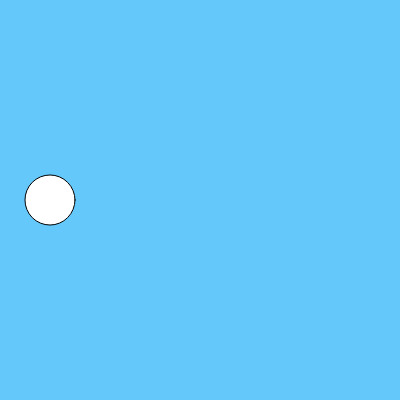
Frame 1 (no input)
Frame 60 (no input): identical to frame 1, image omitted
Frame 120 (the mouse pressed at the canvas centre since frame 60): identical to frame 1, image omitted

The p5.js sketch that drew this single still picture (run headless with seeded random() and noise() and a simulated clock; from frame 60 on, the mouse is pressed at the canvas centre):

// p5.js sketch
// ── sketch.js
var a = 100
var b = 200
var c = 250
var d = 50

function setup() {
  createCanvas(400, 400);
}

function draw() {
  background(a,b,c);
  ellipse(d, 200, 50, 50);
  
}

function keyPressed() {
  if (keyCode === UP_ARROW) {
    a = 255;
    b = 40;
    c = 244;
  } else if (keyCode === DOWN_ARROW) {
    a = 50;
    b = 180;
    c = 67;
  } else if (keyCode == '81') {
    a = 100;
    b = 60;
    c = 200;
  } else if (keyCode == RIGHT_ARROW) {
    a = 200;
    b = 100;
    c = 20;
    d = d+10;
  } else if (keyCode == LEFT_ARROW) {
    a = 100;
    b = 60;
    c = 200;
    d = d-10;
  }
  return false; // Prevent Default
}
